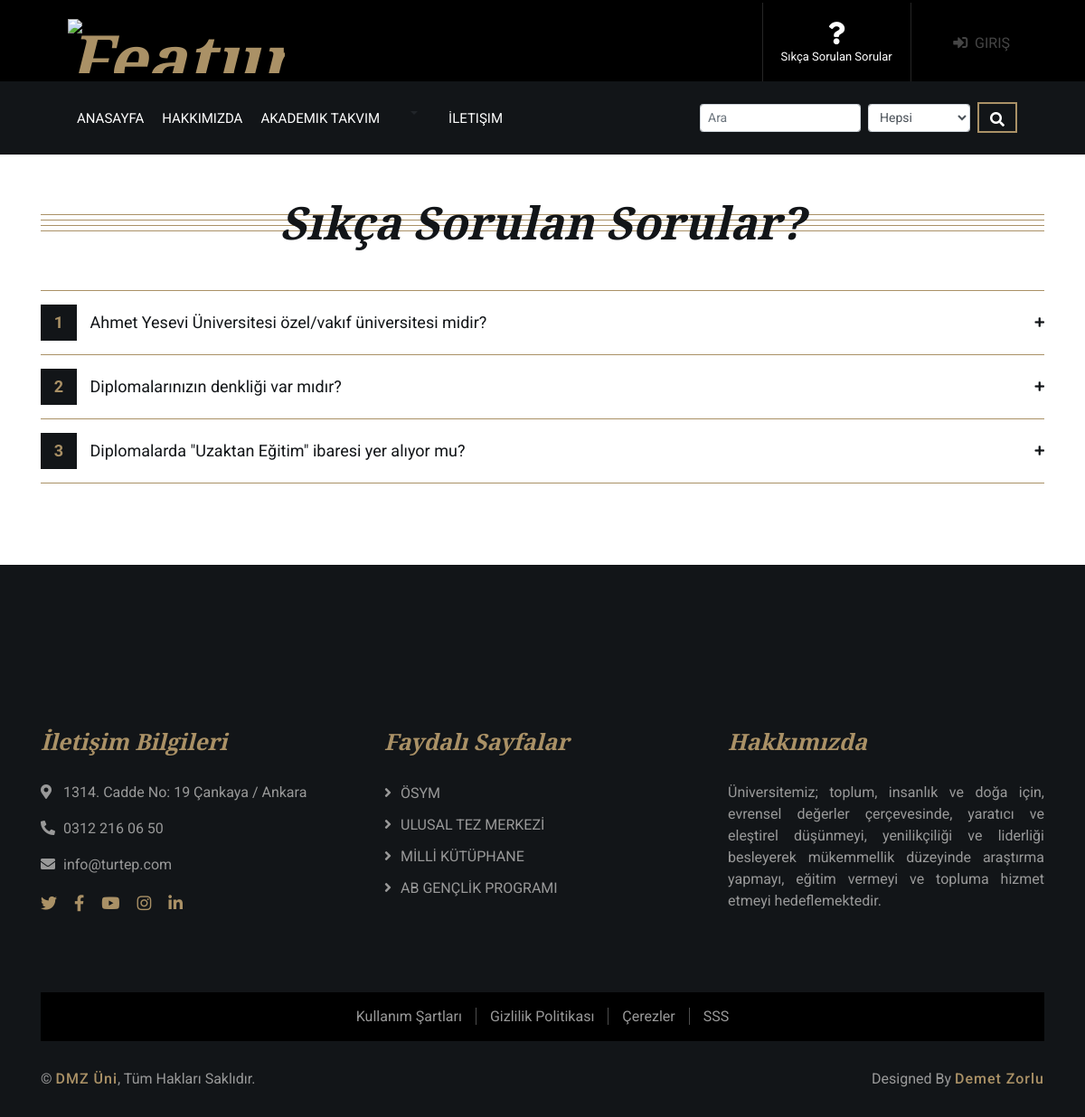
Before: /faqs/ with the older database file.
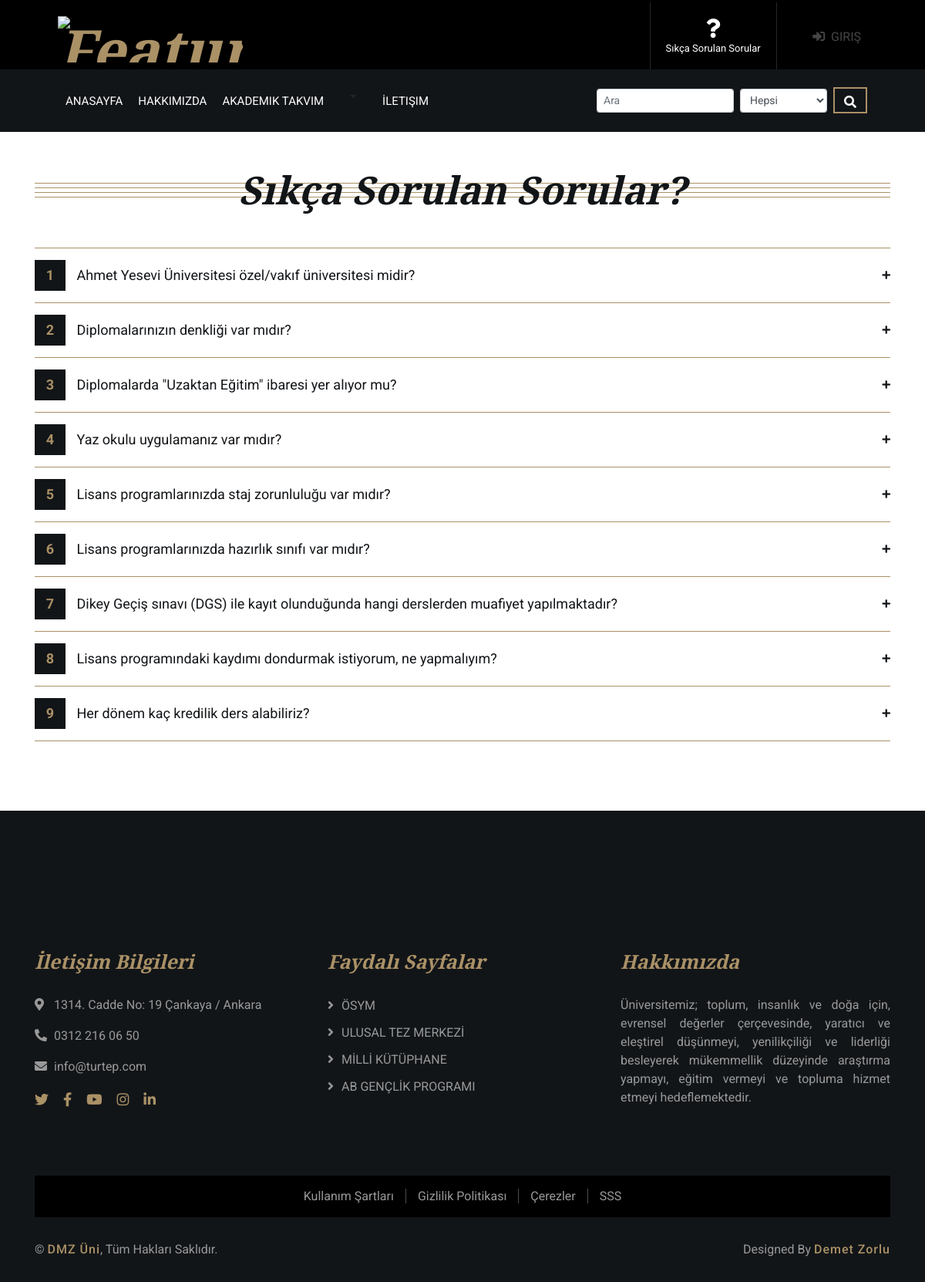
After: the same page with the newer database file.
### home/models.py (models this page shows, shortened)
class FAQ(models.Model):
    STATUS = (
        ('True', 'Evet'),
        ('False', 'Hayır'),
    )
    ordernumber = models.IntegerField()
    question = models.CharField(max_length=150)
    answer = models.TextField(max_length=255)
    status = models.CharField(max_length=10, choices=STATUS)
    created_at = models.DateTimeField(auto_now_add=True)
    updated_at = models.DateTimeField(auto_now=True)

### home/views.py (the view)
# urls.py: path('faqs/', include('home.urls')),
def faqs(request):
    menu = Menu.objects.filter(status="True")
    menusearch = Menu.objects.all()
    faqs = FAQ.objects.filter(status="True").order_by('ordernumber')
    context = {'menu': menu,
               'menusearch': menusearch,
               'page': 'faqs',
               'pagename': 'Sıkça Sorulan sorular',
               'faqs': faqs,
               }
    return render(request, 'faqs.html', context)

### home/templates/faqs.html (shortened to what this page needs)
{% extends "homebase.html" %}
{% block content %}
    {% load static %}
    <div class="faqs">
        <div class="container">
            <div class="row">
                <div class="col-md-12">
                    <div class="section-header">
                        <h2>Sıkça Sorulan Sorular?</h2>
                    </div>
                    <div id="accordion">
                        {% if faqs %}
                            {% for rs in faqs %}
                                <div class="card">
                                    <div class="card-header">
                                        <a class="card-link" data-toggle="collapse" href="#collapseOne{{ rs.id }}">
                                            <span>{{ rs.ordernumber}}</span> {{ rs.question}}
                                        </a>
                                    </div>
                                </div>
                            {% endfor %}
                        {% endif %}
                    </div>
                </div>
            </div>
        </div>
    </div>
{% endblock %}

### home/templates/homebase.html (shortened to what this page needs)
<!DOCTYPE html>
<html lang="en">
<head>
    {% load static %}
    <link href="https://stackpath.bootstrapcdn.com/bootstrap/4.4.1/css/bootstrap.min.css" rel="stylesheet">
    <link href="https://cdnjs.cloudflare.com/ajax/libs/font-awesome/5.10.0/css/all.min.css" rel="stylesheet">
    <link href="{% static 'lib/animate/animate.min.css' %}" rel="stylesheet">
    <link href="{% static 'lib/owlcarousel/assets/owl.carousel.min.css' %}" rel="stylesheet">
    <link href="{% static 'css/style.css' %}" rel="stylesheet">
    <link rel="stylesheet" href="https://ajax.googleapis.com/ajax/libs/jqueryui/1.11.4/themes/smoothness/jquery-ui.css">
</head>
<body>
<div class="wrapper">
    {% include 'particalpages/header.html' %}
    {% block content %} {% endblock %}
    {% include 'particalpages/footer.html' %}
</div>
</body>
</html>

### home/templates/particalpages/header.html (shortened to what this page needs)
{% load static %}
<div class="top-bar">
    <div class="container-fluid">
        <div class="row">
            <div class="col-lg-3">
                <div class="logo">
                    <a href="/">
                        <h1><img  src="{% static 'img/logo.png' %} " alt="Feature"></h1>
                    </a>
                </div>
            </div>
            <div class="col-lg-9">
                <div class="top-bar-right" style="height: 100%;vertical-align:middle ; align-items: center;">
                    <div class="text" onclick="location.href='/faqs'" style="cursor:pointer;">
                        <h2><i class="fa fa-question"></i></h2>
                        <p>Sıkça Sorulan Sorular</p>
                    </div>
                    <div class="text">
                        <p>&nbsp;&nbsp;</p>
                    </div>
                    {% if user.id is not None %}
                        <ul class="nav navbar-nav navbar-right">
                            <li class="nav-item dropdown">
                                <button type="button" id="btnLogin" data-toggle="dropdown"
                                        class="btnlogin dropdown-toggle">
                                    <span class="fa fa-user"></span> {{ user.username }} <span class="caret"></span>
                                </button>
                                <ul class="dropdown-menu dropdown-menu-right" aria-labelledby="btnLogin">
                                    <li class="px-3 py-2">
                                        <a href="/user/" class="dropdown-item">
                                            <span class="fa fa-list-alt"></span> Profil
                                        </a>
                                        <a href="/user/comments/" class="dropdown-item">
                                            <span class="fa fa-comment"></span> Yorumlarım
                                        </a>
                                        <a href="/user/contents/" class="dropdown-item">
                                            <span class="fa fa-plus"></span> İçeriklerim
                                        </a>
                                        <a href="/user/updateuserpassword/" class="dropdown-item">
                                            <span class="fa fa-key"></span> Şifremi Değiştir
                                        </a>
                                        <a href="/logout/" class="dropdown-item">
                                            <span class="fas fa-sign-out-alt"></span> Çıkış
                                        </a>
                                    </li>
                                </ul>
                            </li>
                        </ul>
                    {% else %}
                        <a href="/login/" class="text-uppercase"><i class="fa fa-sign-in-alt" aria-hidden="true"></i>
                            &nbsp;Giriş&nbsp;&nbsp;</a>
                    {% endif %}
                </div>
            </div>
        </div>
    </div>
</div>
<div class="nav-bar">
    <div class="container-fluid">
        <nav class="navbar navbar-expand-lg bg-dark navbar-dark">
            <div class="collapse navbar-collapse justify-content-between" id="navbarCollapse">
                <ul class="navbar-nav mr-auto">
                    {% if page == 'home' %}
                        <li class="nav-item active">
                            <a href="/" class="nav-item nav-link active">Anasayfa</a>
                        </li>
                    {% else %}
                        <li class="nav-item">
                            <a href="/" class="nav-item nav-link">Anasayfa</a>
                        </li>
                    {% endif %}
                    {% if page == 'about' %}
                        <li class="nav-item active">
                            <a href="/about" class="nav-item nav-link active">Hakkımızda</a>
                        </li>
                    {% else %}
                        <li class="nav-item">
                            <a href="/about" class="nav-item nav-link">Hakkımızda</a>
                        </li>
                    {% endif %}
                    {% if page == 'academiccalendar' %}
                        <li class="nav-item active">
                            <a href="/academiccalendar" class="nav-item nav-link active">Akademik Takvim</a>
                        </li>
                    {% else %}
                        <li class="nav-item">
                            <a href="/academiccalendar" class="nav-item nav-link">Akademik Takvim</a>
                        </li>
                    {% endif %}
                    {% load mptt_tags %}
                    {% recursetree menu %}
                        {% if node.is_root_node %}
                            <li class="nav-item dropdown">
                                <a class="nav-link dropdown-toggle" href="#"
                                   id="navbarDropdownMenuLink" data-toggle="dropdown" aria-haspopup="true"
                                   aria-expanded="false">
                                    {{ node.title }}</a>
                                {% if not node.is_leaf_node %}
                                    <ul class="dropdown-menu" aria-labelledby="navbarDropdownMenuLink">
                                        {{ children }}
                                    </ul>
                                {% endif %}
                            </li>
                        {% else %}
                            <li>
                                {% if not node.is_leaf_node %}
                                    <a class="dropdown-item dropdown-toggle" href="#">{{ node.title }}</a>
                                {% else %}
                                    <a class="dropdown-item"
                                       href="/menucontent/{{ node.id }}/">{{ node.title }}</a>
                                {% endif %}
                            </li>
                        {% endif %}
                    {% endrecursetree %}
                    {% if page == 'contact' %}
                        <li class="nav-item active">
                            <a href="/contact" class="nav-item nav-link active">İletişim</a>
                        </li>
                    {% else %}
                        <li class="nav-item">
                            <a href="/contact" class="nav-item nav-link">İletişim</a>
                        </li>
                    {% endif %}
                </ul>
                <form class="form-inline my-2 my-lg-0" action="/search/" method="post">
                    <input class="form-control mr-sm-2 form-control-sm" type="search" placeholder="Ara"
                           aria-label="Search" name="query" id="query">
                    {% load mptt_tags %}
                    <select class="form-control mr-sm-2 form-control-sm" name="menuid" aria-label="Searchsel">
                        <option value="0">Hepsi</option>
                    </select>
                    <button class="btn form-control-sm" type="submit"><i class="fa fa-search"> </i></button>
                </form>
            </div>
        </nav>
    </div>
</div>

### home/templates/particalpages/footer.html (shortened to what this page needs)
{% load static %}
<div class="footer">
    <div class="container">
        <div class="row">
            <div class="col-md-6 col-lg-8">
                <div class="row">
                    <div class="col-md-6 col-lg-6">
                        <div class="footer-contact">
                            <h2>İletişim Bilgileri</h2>
                            <p><i class="fa fa-map-marker-alt"></i>1314. Cadde No: 19 Çankaya / Ankara</p>
                            <p><i class="fa fa-phone-alt"></i>0312 216 06 50</p>
                            <p><i class="fa fa-envelope"></i>info@turtep.com</p>
                            <div class="footer-social">
                                <a href=""><i class="fab fa-twitter"></i></a>
                                <a href=""><i class="fab fa-facebook-f"></i></a>
                                <a href=""><i class="fab fa-youtube"></i></a>
                                <a href=""><i class="fab fa-instagram"></i></a>
                                <a href=""><i class="fab fa-linkedin-in"></i></a>
                            </div>
                        </div>
                    </div>
                    <div class="col-md-6 col-lg-6">
                        <div class="footer-link">
                            <h2>Faydalı Sayfalar</h2>
                            <a href="/about">ÖSYM</a>
                            <a href="/academiccalendar">ULUSAL TEZ MERKEZİ</a>
                            <a href="/faqs">MİLLİ KÜTÜPHANE</a>
                            <a href="/">AB GENÇLİK PROGRAMI</a>
                        </div>
                    </div>
                </div>
            </div>
            <div class="col-md-6 col-lg-4">
                <div class="footer-about">
                    <h2>Hakkımızda</h2>
                    <p style="text-align: justify">Üniversitemiz; toplum, insanlık ve doğa için, evrensel değerler çerçevesinde, yaratıcı ve eleştirel düşünmeyi, yenilikçiliği ve liderliği besleyerek mükemmellik düzeyinde araştırma yapmayı, eğitim vermeyi ve topluma hizmet etmeyi hedeflemektedir.
                    </p>
                </div>
            </div>
        </div>
    </div>
    <p>
    </p>
    <div class="container footer-menu">
        <div class="f-menu">
            <a href="">Kullanım Şartları</a>
            <a href="">Gizlilik Politikası</a>
            <a href="">Çerezler</a>
            <a href="">SSS</a>
        </div>
    </div>
    <div class="container copyright">
        <div class="row">
            <div class="col-md-6">
                <p>&copy; <a href="">DMZ Üni</a>, Tüm Hakları Saklıdır.
                </p>
            </div>
            <div class="col-md-6">
                <p>Designed By <a href="">Demet Zorlu</a></p>
            </div>
        </div>
    </div>
</div>

Changed rows visible on the page:
added FAQ: ordernumber "4", question "Yaz okulu uygulamanız var mıdır?"
added FAQ: ordernumber "5", question "Lisans programlarınızda staj zorunluluğu var mıdır?"
added FAQ: ordernumber "6", question "Lisans programlarınızda hazırlık sınıfı var mıdır?"
added FAQ: ordernumber "7", question "Dikey Geçiş sınavı (DGS) ile kayıt olunduğunda hangi derslerden muafiyet yapılmaktadır?"
added FAQ: ordernumber "8", question "Lisans programındaki kaydımı dondurmak istiyorum, ne yapmalıyım?"
added FAQ: ordernumber "9", question "Her dönem kaç kredilik ders alabiliriz?"
